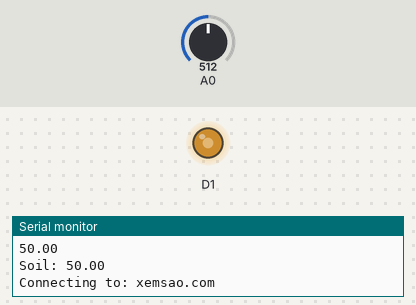
Recording of a sketch running on a simulated ESP8266 (NodeMCU). On the bench: output pins drawn as LEDs (lit = HIGH), the last lines printed to the serial monitor. Inputs (shaded band) come from the test bench; at power-on: A0 = 512. WiFi joins after 1.5 s; servers stay silent unless stated; uploads are accepted with an empty reply.

Above: at 2.7 s.
2.8 s: A0 set to 716
4.3 s: A0 set to 306
At 5.8 s:
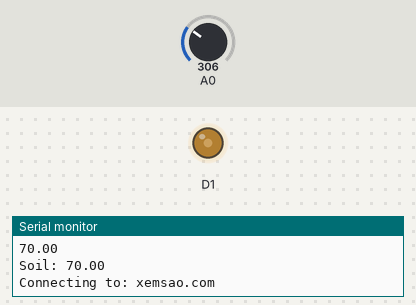
7.3 s: A0 set to 122
9.0 s: A0 set to 900
At 10.1 s:
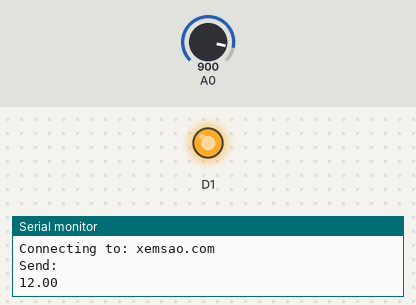
10.5 s: A0 set to 65
At 13.6 s:
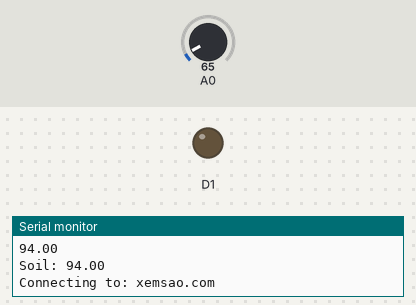
Timing chart, 0 to 14.5 s (numbered marks = the images above; inputs shaded):
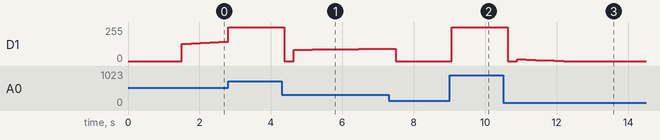

Measured:
- after the input at 4.3 s, D1: 255/255 → 0/255 after 0.07 s, → 85/255 0.26 s later, → 86/255 0.26 s later, → 87/255 0.26 s later, … (10 changes in this stretch)
- after the input at 9.0 s, D1: 0/255 → 255/255 after 0.07 s
- after the input at 10.5 s, D1: 255/255 → 0/255 after 0.13 s, → 12/255 0.26 s later, → 9/255 0.26 s later, → 6/255 0.26 s later, … (7 changes in this stretch)

The sketch:

TerraPID.ino
```cpp
#include <PID_v1.h>
#include <Wire.h>
#include <ESP8266WiFi.h>
#include <ESP8266HTTPClient.h>
#include <WiFiClient.h>
#include <Arduino_JSON.h>
#include <DNSServer.h>
#include <ESP8266WebServer.h>
#include <ESP8266WiFiMulti.h>
#include <WiFiManager.h>
ESP8266WiFiMulti WiFiMulti;
const char* host = "xemsao.com";
float adc;
float soil;
double Setpoint, Input, Output;
double Kp = 5, Ki = 1.5, Kd = 0.35;
PID myPID(&Input, &Output, &Setpoint, Kp, Ki, Kd, DIRECT);
void setup()
{
  pinMode(A0, INPUT );
  pinMode(D1, OUTPUT );
  Serial.begin(115200);
  adc = analogRead(A0);
  Input = map(adc, 0, 1023, 100, 0);
  Setpoint = 75;
  myPID.SetMode(AUTOMATIC);

  //Setup wifi
  Wire.begin();
  WiFiManager wifiManager;
  wifiManager.autoConnect("Terra");
  Serial.println("Connected.");
}

float getSoil() {
  adc = analogRead(A0);
  float soil = map(adc, 0, 1023, 100, 0);
  Serial.print("Soil: ");
  Serial.println(soil);
  return soil;
}
void myPid(void)
{
  adc = analogRead(A0);
  Input = map(adc, 0, 1023, 100, 0);
  myPID.Compute();
  analogWrite(D1, Output);
}
void sendRequestSoil(float soil) {
  //1. TCP connection
  WiFiClient client;
  HTTPClient http;
  const int httpPort = 80;

  //Check connection
  Serial.print("Connecting to: ");
  Serial.println(host);
  if (!client.connect(host, httpPort)) {
    Serial.println("Connection fail!");
    return;
  }

  //Send request to the sever
  client.print(String("GET https://xemsao.com/sensorSoil.php?")
               + ("&soil=") + soil
               + " HTTP/1.1\r\n"
               + "Host: " + host + "\r\n"
               + "Connection: close\r\n\r\n");
  Serial.println("Send: ");
  Serial.println(soil);
  unsigned long current_time = millis();

  while (client.available() == 0) {
    if (millis() - current_time > 1000) {
      Serial.print(">>> Client stop");
      client.stop();
      return;
    }
  }
}
void loop()
{
  myPid();
  unsigned long currentMillis = millis();
  soil = getSoil();
  sendRequestSoil(soil);
}
```
